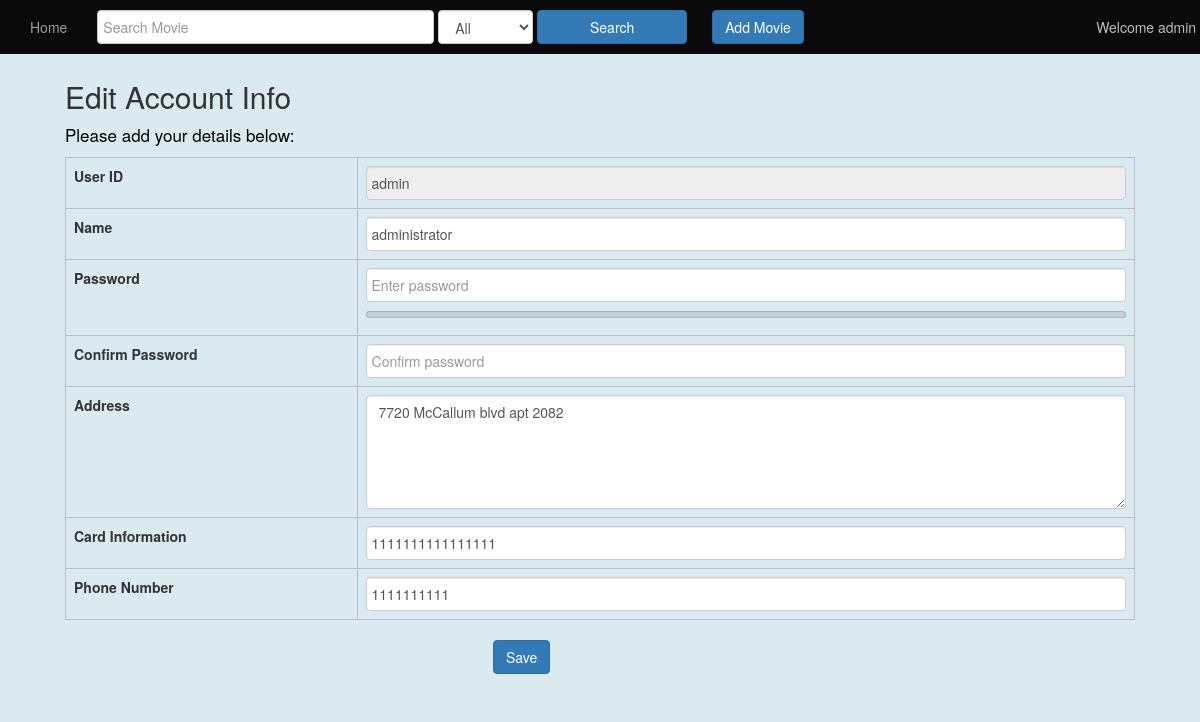
Screenshot of /signup_page.php (signed in) with the database file from the repository.
### tables this page shows
CREATE TABLE `users` (
  `user_id` varchar(100) NOT NULL,
  `name` varchar(100) NOT NULL,
  `password` varchar(255) NOT NULL,
  `address` varchar(1000) NOT NULL,
  `card_info` char(16) NOT NULL,
  `phone` char(10) NOT NULL
);

### signup_page.php (the view, shortened to what this page needs)
<?php
    if(isset($_SESSION["user_id"]) && $_SESSION["user_id"] != "guest") {
        $user=$_SESSION["user_id"];
        $servername = "localhost";
        $username = "root";
        $password = "root";
        $db = "onlinemoviestore";
        $conn = mysqli_connect($servername, $username, $password, $db);
        $query="select * from users where user_id='".$user."'";
	      $result = mysqli_query($conn,$query);
        $row = mysqli_fetch_array($result);
        $name=$row['name'];
        $address=$row['address'];
        $card_info=$row['card_info'];
        $phone=$row['phone'];
	}
?>
<!DOCTYPE html>
<html>
  <head>
    <link href="//maxcdn.bootstrapcdn.com/bootstrap/3.3.0/css/bootstrap.min.css", rel="stylesheet">
    <link href="css/style.css" rel="stylesheet">
    <link href="css/admin.css" rel="stylesheet">
    <link href="css/signup.css" rel="stylesheet" >
    <link href="css/login.css" rel="stylesheet">
  </head>
  <body>
    <?php require('nav_bar.php');?>
    <div class="container detail">
      <h2><?php if ($user == ""){echo "Create New Account";} else{ echo "Edit Account Info";}?></h2>
      <p>Please add your details below:</p>
      <form id="signupDetails" method="POST" onsubmit="return false">
          <table id="signupInfo" class="table table-bordered">
              <tbody>
                  <tr>
                      <td>User ID</td>
                      <td><input class="form-control" type="text" name="userid" id="userid" placeholder="Enter userid" <?php if ($user != "") { echo 'value="'.$user.'"  disabled';} ?> required/></td>
                  </tr>
                  <tr>
                      <td>Name</td>
                      <td><input type="text" class="form-control" name="name" id="name" placeholder="Enter name" value='<?php  echo $name ?>' required></td>
                  </tr>
                  <tr>
                    <td>Password</td>
                    <td>
                        <input type="password"  class="form-control" name="password" id="password" placeholder="Enter password" value='' required>
                        <meter max="4" id="password-strength-meter"></meter>
                    </td>
                  </tr>
                  <tr>
                    <td>Confirm Password</td>
                    <td>
                        <input type="password"  class="form-control" name="cnfPassword" id="cnfPassword" placeholder="Confirm password" value='' required>
                    </td>
                  </tr>
                  <tr>
                      <td>Address</td>
                      <td><textarea class="form-control" rows="5" name="address" id="address" placeholder="Enter address details" required><?php  echo $address?></textarea></td>
                  </tr>
                  <tr>
                      <td>Card Information</td>
                      <td><input type="text" class="form-control" name="card_info" id="card_info"  maxlength="16" placeholder="Enter card number" value='<?php  echo $card_info?>' required></td>
                  </tr>
                  <tr>
                      <td>Phone Number</td>
                      <td><input type="text" class="form-control" name="phonenumber" id="phonenumber" maxlength="10" placeholder="Enter phone number" value='<?php  echo $phone?>' required></td>
                  </tr>
              </tbody>
          </table>
          <div class="save">
              <input id='btnSave' name='btnSave' type = 'submit' class='btn btn-primary' value='<?php if ($user == ""){ echo "Sign up";} else{echo "Save";}?>'></button>
          </div>
      </form>
    </div>
  <body>
</html>

### css/style.css (style rules this page uses)
body { background-color: #10171b; }
input[type="number"], textarea { background-color : #e0eaea; color: black; border-radius: 5px; }

### css/admin.css (style rules this page uses)
body { height: 100%; background-color: #dbe9f0; }
div.detail { padding-left: 50px; padding-right: 50px; margin-top: 60px; }
p { color: black; font-size:17px; }
.table-bordered > tbody > tr > td, .table-bordered > tbody > tr > th, .table-bordered > tfoot > tr > td, .table-bordered , .table-bordered > thead > tr > td, .table-bordered > thead > tr > th { border: 1px solid #bcbcc7; }
div.save { padding-left: 40%; margin-bottom: 20px; }

### css/signup.css (style rules this page uses)
meter { -webkit-appearance: meter; -moz-appearance: none; width: 100%; height: 1em; }
table#signupInfo tbody tr td:nth-child(1) { width:15%; font-weight: bold; }
table#signupInfo tbody tr td:nth-child(2) { width: 40%; }
input.form-control { padding-left: 5px; }
div.container.detail { margin-top: 60px; }

### rows the page displays
users: name "administrator", address "7720 McCallum blvd apt 2082", card_info "1111111111111111", phonenumber "1111111111"

### other values shown
$user_id "admin"
